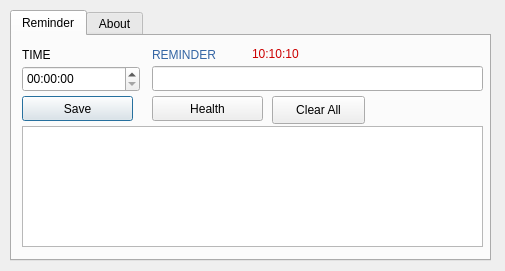
<?xml version="1.0" encoding="UTF-8"?>
<ui version="4.0">
 <class>Dialog</class>
 <widget class="QDialog" name="Dialog">
  <property name="geometry">
   <rect>
    <x>0</x>
    <y>0</y>
    <width>505</width>
    <height>271</height>
   </rect>
  </property>
  <property name="windowTitle">
   <string>MATTBOT APRICOT</string>
  </property>
  <property name="windowIcon">
   <iconset resource="design.qrc">
    <normaloff>:/logo/HLD.png</normaloff>:/logo/HLD.png</iconset>
  </property>
  <widget class="QTabWidget" name="tabWidget">
   <property name="geometry">
    <rect>
     <x>10</x>
     <y>10</y>
     <width>481</width>
     <height>251</height>
    </rect>
   </property>
   <property name="currentIndex">
    <number>0</number>
   </property>
   <widget class="QWidget" name="tab">
    <attribute name="title">
     <string>Reminder</string>
    </attribute>
    <widget class="QLabel" name="label">
     <property name="geometry">
      <rect>
       <x>10</x>
       <y>10</y>
       <width>67</width>
       <height>17</height>
      </rect>
     </property>
     <property name="text">
      <string>TIME</string>
     </property>
    </widget>
    <widget class="QLabel" name="label_2">
     <property name="geometry">
      <rect>
       <x>140</x>
       <y>10</y>
       <width>151</width>
       <height>17</height>
      </rect>
     </property>
     <property name="styleSheet">
      <string notr="true">color: rgb(52, 101, 164);</string>
     </property>
     <property name="text">
      <string>REMINDER</string>
     </property>
    </widget>
    <widget class="QLineEdit" name="lineEdit_2">
     <property name="geometry">
      <rect>
       <x>140</x>
       <y>30</y>
       <width>331</width>
       <height>25</height>
      </rect>
     </property>
     <property name="styleSheet">
      <string notr="true">color: rgb(164, 0, 0);</string>
     </property>
    </widget>
    <widget class="QPushButton" name="pushButton">
     <property name="geometry">
      <rect>
       <x>10</x>
       <y>60</y>
       <width>111</width>
       <height>25</height>
      </rect>
     </property>
     <property name="styleSheet">
      <string notr="true"/>
     </property>
     <property name="text">
      <string>Save</string>
     </property>
    </widget>
    <widget class="QListView" name="listView">
     <property name="geometry">
      <rect>
       <x>10</x>
       <y>90</y>
       <width>461</width>
       <height>121</height>
      </rect>
     </property>
     <property name="styleSheet">
      <string notr="true">color: rgb(164, 0, 0);</string>
     </property>
    </widget>
    <widget class="QPushButton" name="pushButton_2">
     <property name="geometry">
      <rect>
       <x>140</x>
       <y>60</y>
       <width>111</width>
       <height>25</height>
      </rect>
     </property>
     <property name="text">
      <string>Health</string>
     </property>
    </widget>
    <widget class="QTimeEdit" name="timeEdit">
     <property name="geometry">
      <rect>
       <x>10</x>
       <y>30</y>
       <width>118</width>
       <height>26</height>
      </rect>
     </property>
     <property name="displayFormat">
      <string>hh:mm:ss</string>
     </property>
    </widget>
    <widget class="QLabel" name="label_12">
     <property name="geometry">
      <rect>
       <x>240</x>
       <y>10</y>
       <width>201</width>
       <height>16</height>
      </rect>
     </property>
     <property name="styleSheet">
      <string notr="true">color: rgb(204, 0, 0);</string>
     </property>
     <property name="text">
      <string>10:10:10</string>
     </property>
    </widget>
    <widget class="QPushButton" name="pushButton_5">
     <property name="geometry">
      <rect>
       <x>260</x>
       <y>60</y>
       <width>93</width>
       <height>28</height>
      </rect>
     </property>
     <property name="text">
      <string>Clear All</string>
     </property>
    </widget>
   </widget>
   <widget class="QWidget" name="tab_3">
    <attribute name="title">
     <string>About</string>
    </attribute>
    <widget class="QTextBrowser" name="textBrowser">
     <property name="geometry">
      <rect>
       <x>210</x>
       <y>10</y>
       <width>256</width>
       <height>192</height>
      </rect>
     </property>
     <property name="html">
      <string>&lt;!DOCTYPE HTML PUBLIC &quot;-//W3C//DTD HTML 4.0//EN&quot; &quot;http://www.w3.org/TR/REC-html40/strict.dtd&quot;&gt;
&lt;html&gt;&lt;head&gt;&lt;meta name=&quot;qrichtext&quot; content=&quot;1&quot; /&gt;&lt;style type=&quot;text/css&quot;&gt;
p, li { white-space: pre-wrap; }
&lt;/style&gt;&lt;/head&gt;&lt;body style=&quot; font-family:'MS Shell Dlg 2'; font-size:7.8pt; font-weight:400; font-style:normal;&quot;&gt;
&lt;p style=&quot; margin-top:0px; margin-bottom:0px; margin-left:0px; margin-right:0px; -qt-block-indent:0; text-indent:0px;&quot;&gt;&lt;span style=&quot; font-weight:600;&quot;&gt;MATTBot Appricot 2021&lt;/span&gt;&lt;/p&gt;
&lt;p style=&quot; margin-top:0px; margin-bottom:0px; margin-left:0px; margin-right:0px; -qt-block-indent:0; text-indent:0px;&quot;&gt;Built By&lt;/p&gt;
&lt;p style=&quot; margin-top:0px; margin-bottom:0px; margin-left:0px; margin-right:0px; -qt-block-indent:0; text-indent:0px;&quot;&gt;HLRobotics &amp;amp; Software Automation 2021&lt;/p&gt;
&lt;p style=&quot; margin-top:0px; margin-bottom:0px; margin-left:0px; margin-right:0px; -qt-block-indent:0; text-indent:0px;&quot;&gt;&lt;span style=&quot; font-weight:600;&quot;&gt;HLEngine Development Package&lt;/span&gt;&lt;/p&gt;
&lt;p style=&quot; margin-top:0px; margin-bottom:0px; margin-left:0px; margin-right:0px; -qt-block-indent:0; text-indent:0px;&quot;&gt;Visit:&lt;a href=&quot;www.hlengine.tech&quot;&gt;&lt;span style=&quot; font-size:8pt; text-decoration: underline; color:#0000ff;&quot;&gt;www.hlengine.tech&lt;/span&gt;&lt;/a&gt;&lt;/p&gt;
&lt;p style=&quot;-qt-paragraph-type:empty; margin-top:0px; margin-bottom:0px; margin-left:0px; margin-right:0px; -qt-block-indent:0; text-indent:0px;&quot;&gt;&lt;br /&gt;&lt;/p&gt;&lt;/body&gt;&lt;/html&gt;</string>
     </property>
    </widget>
    <widget class="QLabel" name="label_7">
     <property name="geometry">
      <rect>
       <x>10</x>
       <y>10</y>
       <width>191</width>
       <height>191</height>
      </rect>
     </property>
     <property name="styleSheet">
      <string notr="true">border-image: url(:/logo/MattBot.png);</string>
     </property>
     <property name="text">
      <string/>
     </property>
    </widget>
   </widget>
  </widget>
 </widget>
 <resources>
  <include location="design.qrc"/>
 </resources>
 <connections/>
</ui>
